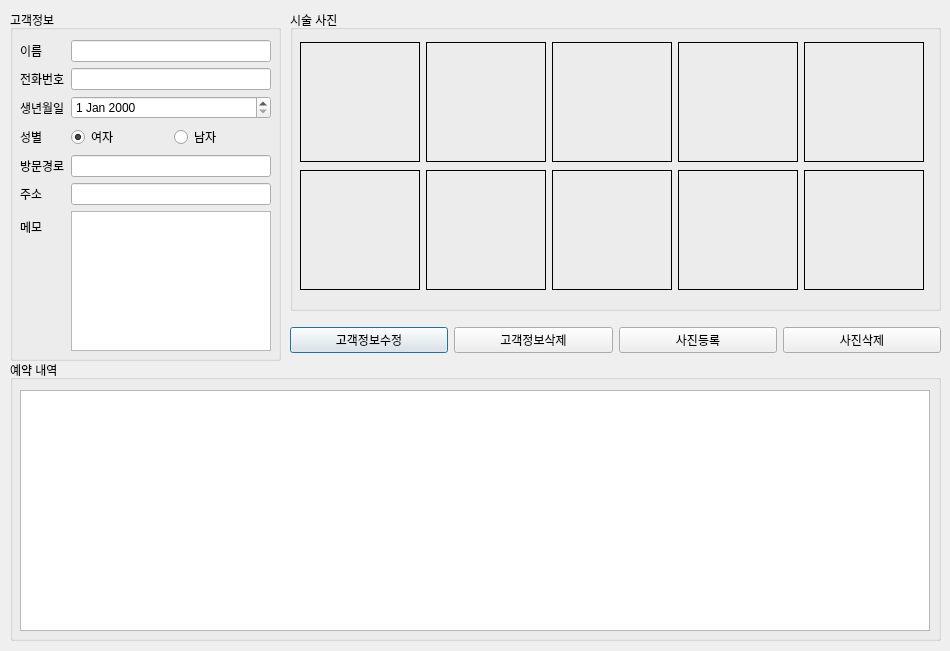
<?xml version="1.0" encoding="UTF-8"?>
<ui version="4.0">
 <class>CustomerDetail</class>
 <widget class="QDialog" name="CustomerDetail">
  <property name="geometry">
   <rect>
    <x>0</x>
    <y>0</y>
    <width>950</width>
    <height>651</height>
   </rect>
  </property>
  <property name="windowTitle">
   <string>Dialog</string>
  </property>
  <widget class="QGroupBox" name="groupBox">
   <property name="geometry">
    <rect>
     <x>10</x>
     <y>10</y>
     <width>271</width>
     <height>351</height>
    </rect>
   </property>
   <property name="title">
    <string>고객정보</string>
   </property>
   <widget class="QWidget" name="verticalLayoutWidget_3">
    <property name="geometry">
     <rect>
      <x>10</x>
      <y>30</y>
      <width>251</width>
      <height>311</height>
     </rect>
    </property>
    <layout class="QVBoxLayout" name="verticalLayout_3">
     <item>
      <layout class="QHBoxLayout" name="horizontalLayout_6">
       <item>
        <layout class="QFormLayout" name="formLayout">
         <item row="0" column="0">
          <widget class="QLabel" name="label">
           <property name="text">
            <string>이름</string>
           </property>
          </widget>
         </item>
         <item row="0" column="1">
          <widget class="QLineEdit" name="customerName"/>
         </item>
         <item row="1" column="0">
          <widget class="QLabel" name="label_2">
           <property name="text">
            <string>전화번호</string>
           </property>
          </widget>
         </item>
         <item row="1" column="1">
          <widget class="QLineEdit" name="customerPhone"/>
         </item>
         <item row="2" column="0">
          <widget class="QLabel" name="label_3">
           <property name="text">
            <string>생년월일</string>
           </property>
          </widget>
         </item>
         <item row="2" column="1">
          <widget class="QDateEdit" name="birthDate"/>
         </item>
         <item row="3" column="0">
          <widget class="QLabel" name="label_4">
           <property name="text">
            <string>성별</string>
           </property>
          </widget>
         </item>
         <item row="3" column="1">
          <layout class="QHBoxLayout" name="horizontalLayout_5">
           <item>
            <widget class="QRadioButton" name="gender0">
             <property name="text">
              <string>여자</string>
             </property>
             <property name="checked">
              <bool>true</bool>
             </property>
            </widget>
           </item>
           <item>
            <widget class="QRadioButton" name="gender1">
             <property name="text">
              <string>남자</string>
             </property>
            </widget>
           </item>
          </layout>
         </item>
         <item row="4" column="0">
          <widget class="QLabel" name="label_8">
           <property name="text">
            <string>방문경로</string>
           </property>
          </widget>
         </item>
         <item row="4" column="1">
          <widget class="QLineEdit" name="visitRoot"/>
         </item>
         <item row="5" column="0">
          <widget class="QLabel" name="label_6">
           <property name="text">
            <string>주소</string>
           </property>
          </widget>
         </item>
         <item row="5" column="1">
          <widget class="QLineEdit" name="address"/>
         </item>
         <item row="6" column="0">
          <widget class="QLabel" name="label_7">
           <property name="text">
            <string>메모</string>
           </property>
          </widget>
         </item>
         <item row="6" column="1">
          <widget class="QPlainTextEdit" name="memo"/>
         </item>
        </layout>
       </item>
      </layout>
     </item>
    </layout>
   </widget>
  </widget>
  <widget class="QGroupBox" name="groupBox_2">
   <property name="geometry">
    <rect>
     <x>10</x>
     <y>360</y>
     <width>931</width>
     <height>281</height>
    </rect>
   </property>
   <property name="title">
    <string>예약 내역</string>
   </property>
   <widget class="QTableView" name="reservationView">
    <property name="geometry">
     <rect>
      <x>10</x>
      <y>30</y>
      <width>910</width>
      <height>241</height>
     </rect>
    </property>
   </widget>
  </widget>
  <widget class="QGroupBox" name="groupBox_3">
   <property name="geometry">
    <rect>
     <x>290</x>
     <y>10</y>
     <width>651</width>
     <height>301</height>
    </rect>
   </property>
   <property name="title">
    <string>시술 사진</string>
   </property>
   <widget class="QWidget" name="verticalLayoutWidget">
    <property name="geometry">
     <rect>
      <x>10</x>
      <y>30</y>
      <width>628</width>
      <height>252</height>
     </rect>
    </property>
    <layout class="QVBoxLayout" name="verticalLayout">
     <item>
      <layout class="QHBoxLayout" name="horizontalLayout">
       <item>
        <widget class="QLabel" name="labelImg0">
         <property name="maximumSize">
          <size>
           <width>120</width>
           <height>120</height>
          </size>
         </property>
         <property name="frameShape">
          <enum>QFrame::Shape::Box</enum>
         </property>
         <property name="text">
          <string/>
         </property>
         <property name="pixmap">
          <pixmap resource="SereneU.qrc">:/images/default_img.jpg</pixmap>
         </property>
         <property name="scaledContents">
          <bool>true</bool>
         </property>
        </widget>
       </item>
       <item>
        <widget class="QLabel" name="labelImg1">
         <property name="maximumSize">
          <size>
           <width>120</width>
           <height>120</height>
          </size>
         </property>
         <property name="frameShape">
          <enum>QFrame::Shape::Box</enum>
         </property>
         <property name="text">
          <string/>
         </property>
         <property name="pixmap">
          <pixmap resource="SereneU.qrc">:/images/default_img.jpg</pixmap>
         </property>
         <property name="scaledContents">
          <bool>true</bool>
         </property>
        </widget>
       </item>
       <item>
        <widget class="QLabel" name="labelImg2">
         <property name="maximumSize">
          <size>
           <width>120</width>
           <height>120</height>
          </size>
         </property>
         <property name="frameShape">
          <enum>QFrame::Shape::Box</enum>
         </property>
         <property name="text">
          <string/>
         </property>
         <property name="pixmap">
          <pixmap resource="SereneU.qrc">:/images/default_img.jpg</pixmap>
         </property>
         <property name="scaledContents">
          <bool>true</bool>
         </property>
        </widget>
       </item>
       <item>
        <widget class="QLabel" name="labelImg3">
         <property name="maximumSize">
          <size>
           <width>120</width>
           <height>120</height>
          </size>
         </property>
         <property name="frameShape">
          <enum>QFrame::Shape::Box</enum>
         </property>
         <property name="text">
          <string/>
         </property>
         <property name="pixmap">
          <pixmap resource="SereneU.qrc">:/images/default_img.jpg</pixmap>
         </property>
         <property name="scaledContents">
          <bool>true</bool>
         </property>
        </widget>
       </item>
       <item>
        <widget class="QLabel" name="labelImg4">
         <property name="maximumSize">
          <size>
           <width>120</width>
           <height>120</height>
          </size>
         </property>
         <property name="frameShape">
          <enum>QFrame::Shape::Box</enum>
         </property>
         <property name="text">
          <string/>
         </property>
         <property name="pixmap">
          <pixmap resource="SereneU.qrc">:/images/default_img.jpg</pixmap>
         </property>
         <property name="scaledContents">
          <bool>true</bool>
         </property>
        </widget>
       </item>
      </layout>
     </item>
     <item>
      <layout class="QHBoxLayout" name="horizontalLayout_3">
       <item>
        <widget class="QLabel" name="labelImg5">
         <property name="maximumSize">
          <size>
           <width>120</width>
           <height>120</height>
          </size>
         </property>
         <property name="frameShape">
          <enum>QFrame::Shape::Box</enum>
         </property>
         <property name="text">
          <string/>
         </property>
         <property name="pixmap">
          <pixmap resource="SereneU.qrc">:/images/default_img.jpg</pixmap>
         </property>
         <property name="scaledContents">
          <bool>true</bool>
         </property>
        </widget>
       </item>
       <item>
        <widget class="QLabel" name="labelImg6">
         <property name="maximumSize">
          <size>
           <width>120</width>
           <height>120</height>
          </size>
         </property>
         <property name="frameShape">
          <enum>QFrame::Shape::Box</enum>
         </property>
         <property name="text">
          <string/>
         </property>
         <property name="pixmap">
          <pixmap resource="SereneU.qrc">:/images/default_img.jpg</pixmap>
         </property>
         <property name="scaledContents">
          <bool>true</bool>
         </property>
        </widget>
       </item>
       <item>
        <widget class="QLabel" name="labelImg7">
         <property name="maximumSize">
          <size>
           <width>120</width>
           <height>120</height>
          </size>
         </property>
         <property name="frameShape">
          <enum>QFrame::Shape::Box</enum>
         </property>
         <property name="text">
          <string/>
         </property>
         <property name="pixmap">
          <pixmap resource="SereneU.qrc">:/images/default_img.jpg</pixmap>
         </property>
         <property name="scaledContents">
          <bool>true</bool>
         </property>
        </widget>
       </item>
       <item>
        <widget class="QLabel" name="labelImg8">
         <property name="maximumSize">
          <size>
           <width>120</width>
           <height>120</height>
          </size>
         </property>
         <property name="frameShape">
          <enum>QFrame::Shape::Box</enum>
         </property>
         <property name="text">
          <string/>
         </property>
         <property name="pixmap">
          <pixmap resource="SereneU.qrc">:/images/default_img.jpg</pixmap>
         </property>
         <property name="scaledContents">
          <bool>true</bool>
         </property>
        </widget>
       </item>
       <item>
        <widget class="QLabel" name="labelImg9">
         <property name="maximumSize">
          <size>
           <width>120</width>
           <height>120</height>
          </size>
         </property>
         <property name="frameShape">
          <enum>QFrame::Shape::Box</enum>
         </property>
         <property name="text">
          <string/>
         </property>
         <property name="pixmap">
          <pixmap resource="SereneU.qrc">:/images/default_img.jpg</pixmap>
         </property>
         <property name="scaledContents">
          <bool>true</bool>
         </property>
        </widget>
       </item>
      </layout>
     </item>
    </layout>
   </widget>
  </widget>
  <widget class="QWidget" name="">
   <property name="geometry">
    <rect>
     <x>290</x>
     <y>320</y>
     <width>651</width>
     <height>41</height>
    </rect>
   </property>
   <layout class="QHBoxLayout" name="horizontalLayout_2">
    <property name="spacing">
     <number>6</number>
    </property>
    <property name="topMargin">
     <number>0</number>
    </property>
    <item>
     <widget class="QPushButton" name="updateCustomer">
      <property name="text">
       <string>고객정보수정</string>
      </property>
     </widget>
    </item>
    <item>
     <widget class="QPushButton" name="deleteCustomer">
      <property name="text">
       <string>고객정보삭제</string>
      </property>
     </widget>
    </item>
    <item>
     <widget class="QPushButton" name="uploadImg">
      <property name="text">
       <string>사진등록</string>
      </property>
     </widget>
    </item>
    <item>
     <widget class="QPushButton" name="deleteImg">
      <property name="text">
       <string>사진삭제</string>
      </property>
     </widget>
    </item>
   </layout>
  </widget>
 </widget>
 <resources>
  <include location="SereneU.qrc"/>
 </resources>
 <connections/>
</ui>
